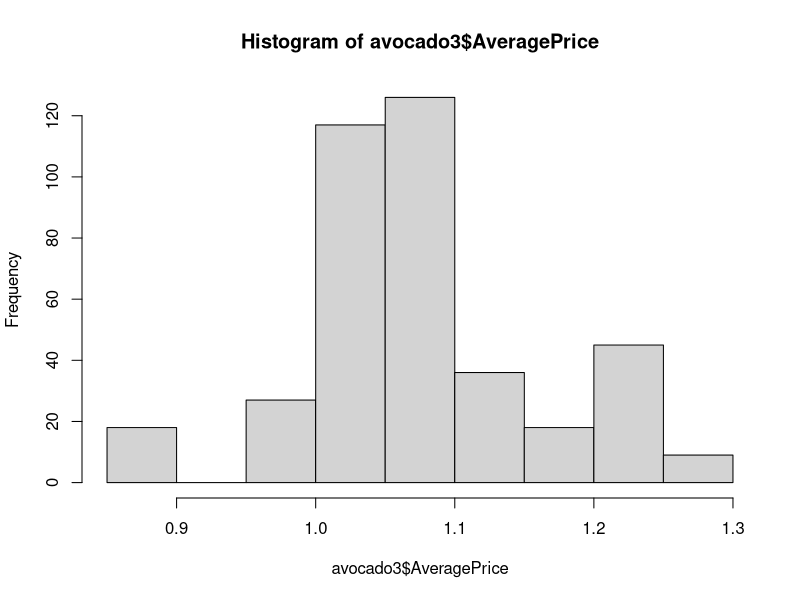
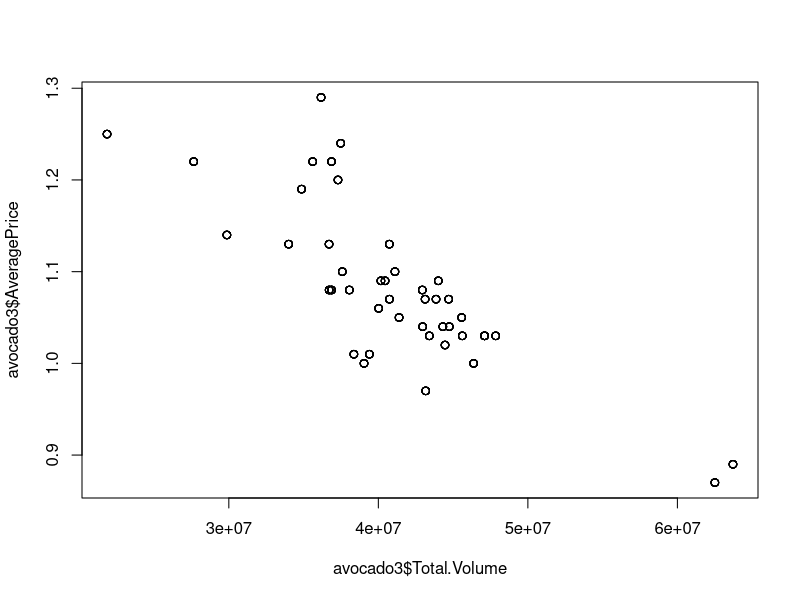
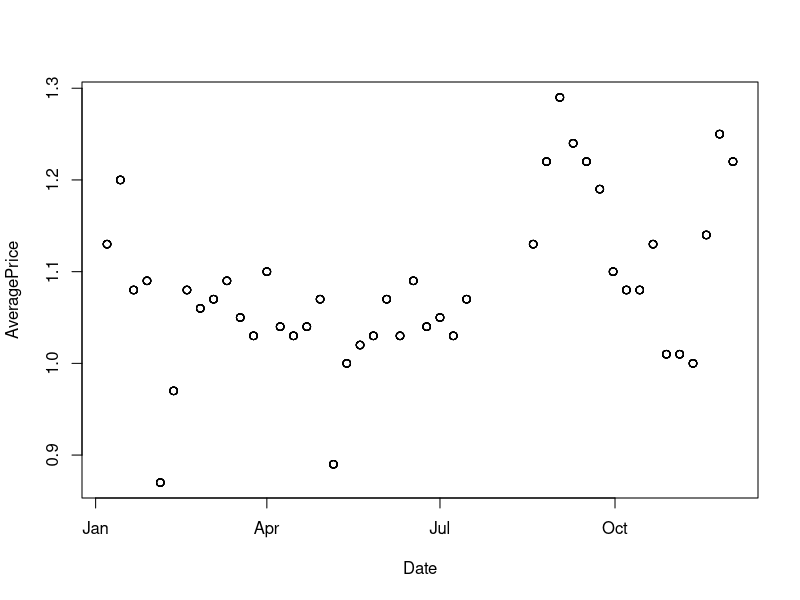

These figures' R source, in order:
## ---- chunk 1
library(tidyr)
library(dplyr)
library(lubridate)
## ---- chunk 2
avocado <- read.csv("avocado.csv")
## ---- chunk 3
head(avocado)
## ---- chunk 4
tail(avocado)
## ---- chunk 5
str(avocado)
## ---- chunk 6
summary(avocado)
## ---- chunk 7
avocado2 <- avocado %>% gather(ProductCode, Volume, -Date:-Total.Volume, -Total.Bags:-XLarge.Bags)
# New column ProductCode, with values gather from X4046, X4225 X4770, excluding all other columns
head(avocado2)
## ---- chunk 8
avocado3 <- avocado2 %>% gather(BagSize, Bags, -Date:-Total.Bags, -ProductCode, -Volume)
head(avocado3)
## ---- chunk 9
str(avocado3)
## ---- chunk 10
avocado3$Date <- ymd(avocado3$Date)
class(avocado3$Date)
## ---- chunk 11
hist(avocado3$AveragePrice)
## ---- chunk 12
plot(avocado3$Total.Volume, avocado3$AveragePrice)
## ---- chunk 13
avocado3 %>% select(Date, AveragePrice) %>% plot()
## ---- chunk 14
avocado3 %>% group_by(Month = month(Date)) %>% summarize(TotalVolume = sum(Volume), AvgPrice = mean(AveragePrice)) %>% arrange(desc(AvgPrice))
# For each month, summarize the sum of volume and mean of average price, arrange from high price to low price
## ---- chunk 15
avocado3 %>% group_by(Month = month(Date)) %>% summarize(TotalVolume = sum(Volume), AvgPrice = mean(AveragePrice)) %>% arrange(desc(TotalVolume))
# For each month, summarize the sum of volume and mean of average price, arrange from high quantity to low quantity
